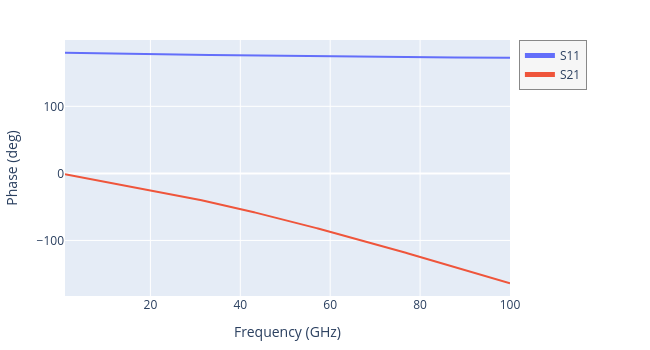

Notebook cell for this chart:
### Code cell
results.plot_interactive(phase=True)

### Figure 1 — Plotly figure (JSON) as saved in the notebook; plotly's stock layout.template omitted (floating-point values rounded to 4 significant figures; data arrays with more than 128 entries replaced by an {"elided": "..."} marker saying what was removed)
{"data": [{"mode": "lines", "name": "S11", "type": "scatter", "visible": true, "x": {"elided": "300 float values"}, "y": {"elided": "300 float values"}}, {"mode": "lines", "name": "S21", "type": "scatter", "visible": true, "x": {"elided": "300 float values"}, "y": {"elided": "300 float values"}}], "layout": {"height": 350, "legend": {"bgcolor": "rgba(245,245,245,0.9)", "bordercolor": "#888", "borderwidth": 1, "entrywidth": 70, "entrywidthmode": "pixels", "groupclick": "toggleitem", "itemclick": "toggle", "itemdoubleclick": "toggleothers", "itemsizing": "constant", "x": 1.02, "xanchor": "left", "y": 1, "yanchor": "top"}, "margin": {"b": 40, "l": 60, "r": 140, "t": 40}, "modebar": {"orientation": "v"}, "width": 650, "xaxis": {"title": {"text": "Frequency (GHz)"}}, "yaxis": {"title": {"text": "Phase (deg)"}}}}
